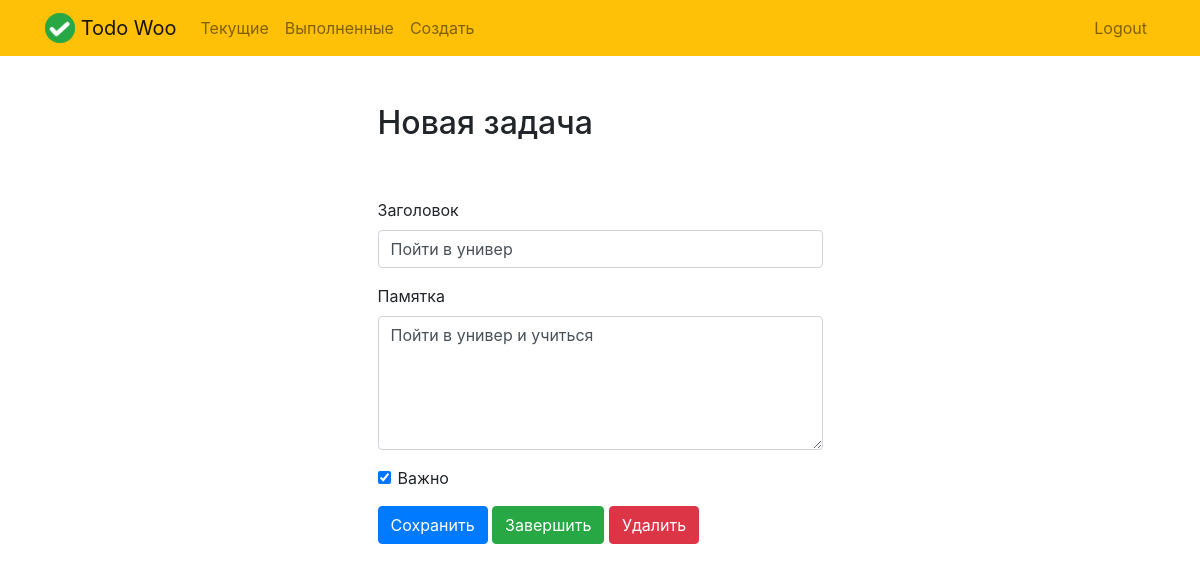
The app's page /todo/6 (signed in) with its own data.
### todo/models.py (models this page shows, shortened)
class Todo(models.Model):
    title = models.CharField(max_length=100)
    memo = models.TextField(blank=True)
    created = models.DateTimeField(auto_now_add=True)
    datecompleted = models.DateTimeField(null=True, blank = True)
    important = models.BooleanField(default=False)
    user = models.ForeignKey(User, on_delete=models.CASCADE)

### todo/views.py (the view, shortened to what this page needs)
# urls.py: path('todo/<int:todo_pk>', views.viewtodo, name='viewtodo'),
@login_required
def viewtodo(request, todo_pk):
    todo = get_object_or_404(Todo, pk=todo_pk, user=request.user)
    if request.method == 'GET':
        form = TodoForm(instance=todo)
        return render(request, 'todo/viewtodo.html', {'todo': todo, 'form': form})

### todo/forms.py
class TodoForm(ModelForm):
    class Meta:
        model = Todo
        fields = ['title', 'memo', 'important']

### todo/templates/todo/viewtodo.html (shortened to what this page needs)
{% extends "todo/base.html" %}
{% block content %}
    <div class="row justify-content-center mt-5">
        <div class="col-md-5">
            <h2>Новая задача</h2>
        </div>
    </div>
    <div class="row justify-content-center mt-5">
        <div class="col-md-5">
            <form method="POST">
                <div class="form-group">
                    <label for="title">Заголовок</label>
                    <input type="text" name="title" class="form-control" id="title" value="{{ todo.title }}" required>
                </div>
                <div class="form-group">
                    <label for="memo">Памятка</label>
                    <textarea name="memo" rows="5" class="form-control" id="memo" >{{ todo.memo }}</textarea>
                </div>
                <div class="form-group form-check">
                    <input type="checkbox" name="important" class="form-check-input" id="important" {% if todo.important %}checked{% endif %}>
                    <label class="form-check-label" for="important">Важно</label>
                </div>
                <button type="submit" class="btn btn-primary">Сохранить</button>
                <button type="button" class="btn btn-success" onclick="$('#complete').click()">Завершить</button>
                <button type="button" class="btn btn-danger" onclick="$('#delete').click()">Удалить</button>
            </form>
        </div>
    </div>
{% endblock %}

### records on screen
Todo: title "Пойти в универ", memo "Пойти в универ и учиться", important "☑"
